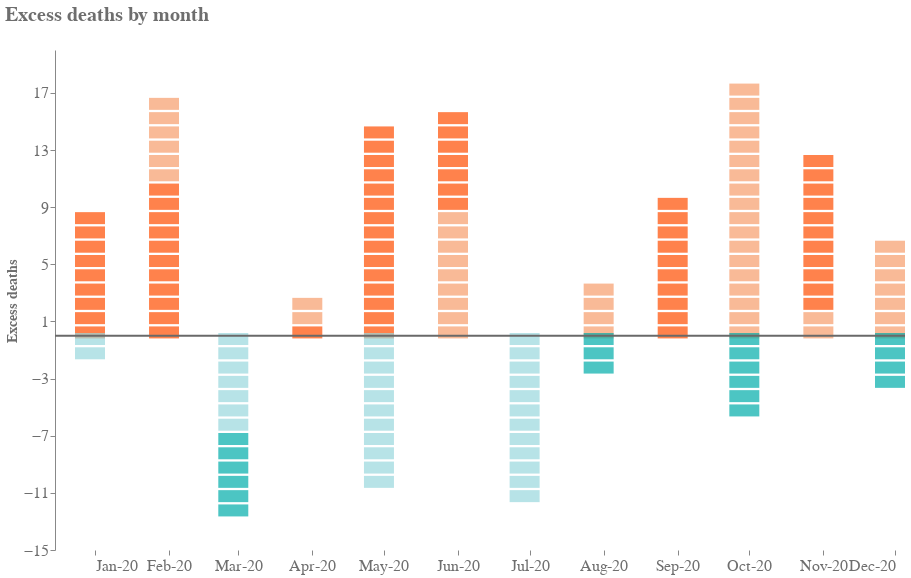

This figure's notebook cell:
### Code cell
moList = df['Month'].drop_duplicates().tolist()
yMin = data[['Deaths to mortality O=E','Deaths to benchmark mortality O/E']].min().min()
yMax = data[['Deaths to mortality O=E','Deaths to benchmark mortality O/E']].max().max()
valuesY = [x for x in range(yMin-2, yMax+1)]

orgTicksPos = alt.Chart(df).mark_tick(thickness=12,width=30,xOffset=35,yOffset=11,orient='horizontal'
                            ).encode(  #separate for different yOffset values - push marks towards 0
                            x= alt.X('Month:T',scale=alt.Scale(domain=(moList[0] ,moList[-1])),
                                        axis=alt.Axis(grid=False, format='%b-%y',tickOffset=40,
                                        domainWidth=0,labelFontSize=16)),
                            y=alt.Y('y', axis=alt.Axis(values=valuesY,labelFontSize=16,title='Excess deaths')),
                            color=alt.Color('color',scale=None)
                            ).transform_filter(alt.datum.y>0)

orgTicksNeg = alt.Chart(df).mark_tick(thickness=12,width=30,xOffset=35,yOffset=-11,orient='horizontal'
                            ).encode(
                            x= alt.X('Month:T',scale=alt.Scale(domain=(moList[0] ,moList[-1])),
                                        axis=alt.Axis(title=None,grid=False, format='%b-%y',tickOffset=40,
                                        domainWidth=0,labelFontSize=16)),
                            y=alt.Y('y', axis=alt.Axis(values=valuesY,labelFontSize=16)),
                            color=alt.Color('color',scale=None)
                            ).transform_filter(alt.datum.y<0)

zero = alt.Chart(pd.DataFrame({'y': [0]})).mark_rule(color='#696969',xOffset=50,size=2).encode(y='y')

alt.layer(orgTicksPos+orgTicksNeg+zero
        ).properties(width=800,height=500, title='Excess deaths by month'
        ).configure(lineBreak='\n'
        ).configure_axis(labelColor='#6e6e6e',labelFont='Arial',grid=False,labelAngle=0,
                         titleFont='Arial',titleFontSize=14,titleColor='#6e6e6e'
        ).configure_view(strokeWidth=0
        ).configure_title(fontSize=20,color='#6e6e6e',font='Arial',anchor='start',offset=25)

### Figure 1 — Vega-Lite specification as saved in the notebook (floating-point values rounded to 4 significant figures; data arrays with more than 128 entries replaced by an {"elided": "..."} marker saying what was removed)
{"config": {"view": {"continuousWidth": 400, "continuousHeight": 300, "strokeWidth": 0}, "axis": {"grid": false, "labelAngle": 0, "labelColor": "#6e6e6e", "labelFont": "Arial", "titleColor": "#6e6e6e", "titleFont": "Arial", "titleFontSize": 14}, "lineBreak": "\n", "title": {"anchor": "start", "color": "#6e6e6e", "font": "Arial", "fontSize": 20, "offset": 25}}, "layer": [{"layer": [{"mark": {"type": "tick", "orient": "horizontal", "thickness": 12, "width": 30, "xOffset": 35, "yOffset": 11}, "encoding": {"color": {"type": "nominal", "field": "color", "scale": null}, "x": {"type": "temporal", "axis": {"domainWidth": 0, "format": "%b-%y", "grid": false, "labelFontSize": 16, "tickOffset": 40}, "field": "Month", "scale": {"domain": ["2020-01-01T00:00:00", "2020-12-01T00:00:00"]}}, "y": {"type": "quantitative", "axis": {"labelFontSize": 16, "title": "Excess deaths", "values": [-15, -14, -13, -12, -11, -10, -9, -8, -7, -6, -5, -4, -3, -2, -1, 0, 1, 2, 3, 4, 5, 6, 7, 8, 9, 10, 11, 12, 13, 14, 15, 16, 17, 18]}, "field": "y"}}, "transform": [{"filter": "(datum.y > 0)"}]}, {"mark": {"type": "tick", "orient": "horizontal", "thickness": 12, "width": 30, "xOffset": 35, "yOffset": -11}, "encoding": {"color": {"type": "nominal", "field": "color", "scale": null}, "x": {"type": "temporal", "axis": {"domainWidth": 0, "format": "%b-%y", "grid": false, "labelFontSize": 16, "tickOffset": 40, "title": null}, "field": "Month", "scale": {"domain": ["2020-01-01T00:00:00", "2020-12-01T00:00:00"]}}, "y": {"type": "quantitative", "axis": {"labelFontSize": 16, "values": [-15, -14, -13, -12, -11, -10, -9, -8, -7, -6, -5, -4, -3, -2, -1, 0, 1, 2, 3, 4, 5, 6, 7, 8, 9, 10, 11, 12, 13, 14, 15, 16, 17, 18]}, "field": "y"}}, "transform": [{"filter": "(datum.y < 0)"}]}, {"data": {"name": "data-06fd9f850666401b4599de5588b60692"}, "mark": {"type": "rule", "color": "#696969", "size": 2, "xOffset": 50}, "encoding": {"y": {"type": "quantitative", "field": "y"}}}]}], "data": {"name": "data-4de4c510d56fb5d7e9c7d7c139258c8e"}, "height": 500, "title": "Excess deaths by month", "width": 800, "$schema": "https://vega.github.io/schema/vega-lite/v4.8.1.json", "datasets": {"data-4de4c510d56fb5d7e9c7d7c139258c8e": {"elided": "163 records"}, "data-06fd9f850666401b4599de5588b60692": [{"y": 0}]}}
